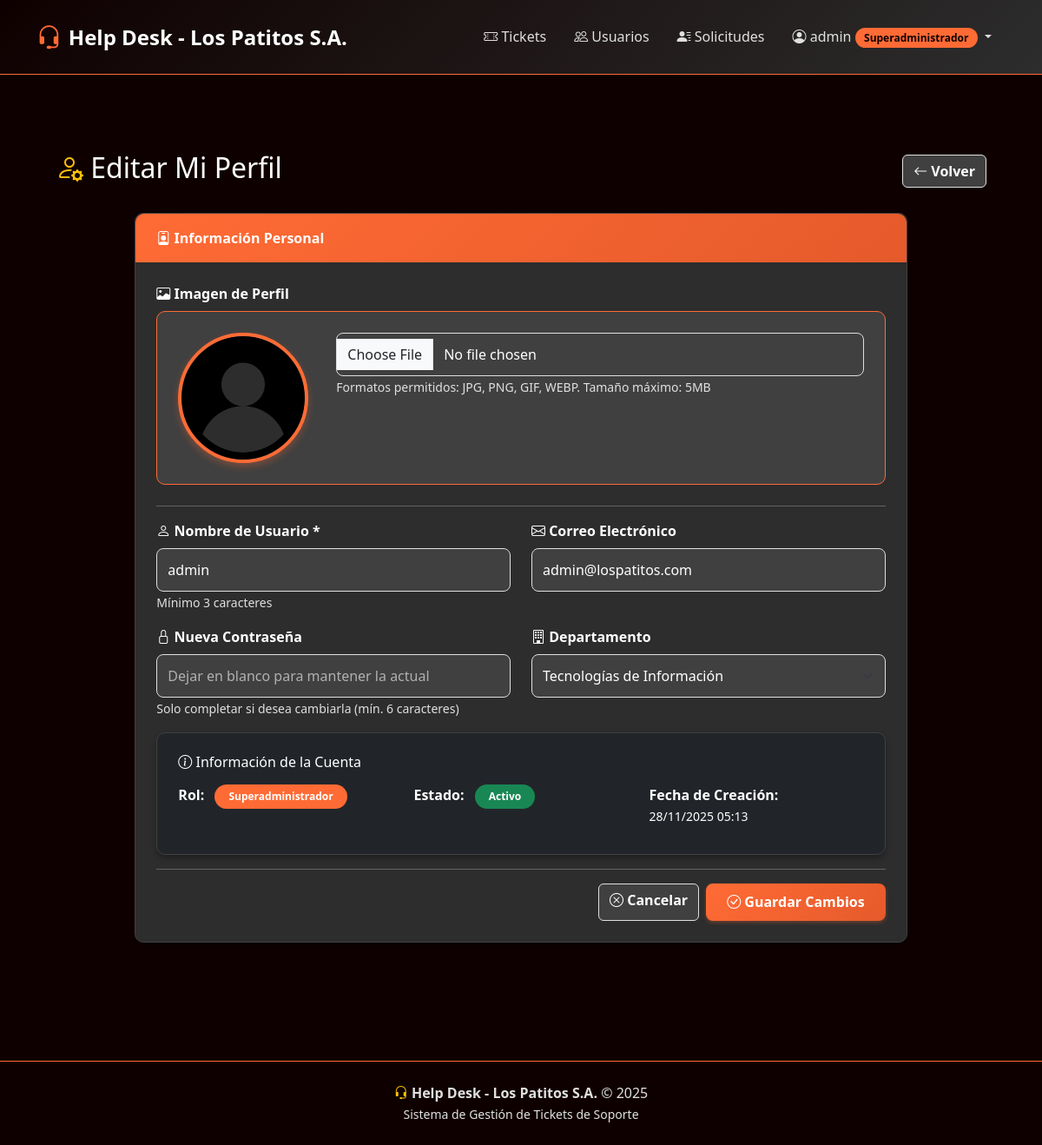
/perfil/edit (signed in), run on the app's committed database.
### tables this page shows
CREATE TABLE usuarios (
    id INT AUTO_INCREMENT PRIMARY KEY,
    username VARCHAR(50) NOT NULL UNIQUE,
    password VARCHAR(255) NOT NULL,
    rol_id INT NOT NULL,
    email VARCHAR(100) NULL,
    departamento_id INT NULL,
    activo BOOLEAN DEFAULT TRUE,
    fecha_creacion TIMESTAMP DEFAULT CURRENT_TIMESTAMP,
    fecha_actualizacion TIMESTAMP DEFAULT CURRENT_TIMESTAMP ON UPDATE CURRENT_TIMESTAMP,
    ultimo_acceso TIMESTAMP NULL,
    FOREIGN KEY (rol_id) REFERENCES roles(id),
    FOREIGN KEY (departamento_id) REFERENCES departamentos(id) ON DELETE SET NULL
);

CREATE TABLE departamentos (
    id INT AUTO_INCREMENT PRIMARY KEY,
    nombre VARCHAR(100) NOT NULL UNIQUE,
    descripcion TEXT NULL,
    activo BOOLEAN DEFAULT TRUE,
    fecha_creacion TIMESTAMP DEFAULT CURRENT_TIMESTAMP
);

CREATE TABLE roles (
    id INT AUTO_INCREMENT PRIMARY KEY,
    nombre VARCHAR(50) NOT NULL UNIQUE,
    descripcion TEXT NULL,
    nivel_acceso INT NOT NULL,
    activo BOOLEAN DEFAULT TRUE,
    fecha_creacion TIMESTAMP DEFAULT CURRENT_TIMESTAMP
);

### app/Views/perfil/edit.view.php (the view, shortened to what the rows shown need)
<?php require __DIR__ . '/../layouts/header.php'; ?>
<div class="container-fluid">
    <div class="row mb-4">
        <div class="col-md-12">
            <div class="d-flex justify-content-between align-items-center">
                <h2><i class="bi bi-person-gear text-warning"></i> Editar Mi Perfil</h2>
                <a href="/tickets" class="btn btn-secondary">
                    <i class="bi bi-arrow-left"></i> Volver
                </a>
            </div>
        </div>
    </div>
    <div class="row justify-content-center">
        <div class="col-md-10">
            <div class="card">
                <div class="card-header">
                    <i class="bi bi-person-badge"></i> Información Personal
                </div>
                <div class="card-body">
                    <form action="/perfil/update" method="POST" enctype="multipart/form-data">
                        <div class="row mb-4">
                            <div class="col-md-12">
                                <label class="form-label">
                                    <i class="bi bi-image"></i> Imagen de Perfil
                                </label>
                                <div class="profile-image-section">
                                    <div class="current-profile-image">
                                        <?php
                                        $imagenUrl = \App\Models\ImagenPerfil::getProfileImageUrl($user->id);
                                        ?>
                                        <img src="<?= $imagenUrl ?>"
                                             alt="Imagen de perfil actual"
                                             id="preview-image"
                                             class="profile-preview">
                                    </div>
                                    <div class="profile-image-actions">
                                        <div class="mb-2">
                                            <input type="file"
                                                   class="form-control"
                                                   id="profile_image"
                                                   name="profile_image"
                                                   accept="image/jpeg,image/png,image/gif,image/webp"
                                                   onchange="previewImage(event)">
                                            <small class="text-muted">
                                                Formatos permitidos: JPG, PNG, GIF, WEBP. Tamaño máximo: 5MB
                                            </small>
                                        </div>
                                    </div>
                                </div>
                            </div>
                        </div>
                        <hr>
                        <div class="row">
                            <div class="col-md-6 mb-3">
                                <label for="username" class="form-label">
                                    <i class="bi bi-person"></i> Nombre de Usuario *
                                </label>
                                <input type="text"
                                       class="form-control"
                                       id="username"
                                       name="username"
                                       value="<?= htmlspecialchars($user->username) ?>"
                                       required>
                                <small class="text-muted">Mínimo 3 caracteres</small>
                            </div>
                            <div class="col-md-6 mb-3">
                                <label for="email" class="form-label">
                                    <i class="bi bi-envelope"></i> Correo Electrónico
                                </label>
                                <input type="email"
                                       class="form-control"
                                       id="email"
                                       name="email"
                                       value="<?= htmlspecialchars($user->email ?? '') ?>">
                            </div>
                        </div>
                        <div class="row">
                            <div class="col-md-6 mb-3">
                                <label for="password" class="form-label">
                                    <i class="bi bi-lock"></i> Nueva Contraseña
                                </label>
                                <input type="password"
                                       class="form-control"
                                       id="password"
                                       name="password"
                                       placeholder="Dejar en blanco para mantener la actual">
                                <small class="text-muted">Solo completar si desea cambiarla (mín. 6 caracteres)</small>
                            </div>
                            <div class="col-md-6 mb-3">
                                <label for="departamento" class="form-label">
                                    <i class="bi bi-building"></i> Departamento
                                </label>
                                <select class="form-select" id="departamento" name="departamento">
                                    <?php foreach ($departamentos as $depto): ?>
                                        <option value="<?= $depto->id ?>"
                                                <?= ($user->departamento_id == $depto->id) ? 'selected' : '' ?>>
                                            <?= htmlspecialchars($depto->nombre) ?>
                                        </option>
                                    <?php endforeach; ?>
                                </select>
                            </div>
                        </div>
                        <div class="card bg-dark mb-3">
                            <div class="card-body">
                                <h6 class="mb-3">
                                    <i class="bi bi-info-circle"></i> Información de la Cuenta
                                </h6>
                                <div class="row">
                                    <div class="col-md-4">
                                        <p class="mb-2">
                                            <strong>Rol:</strong>
                                            <span class="badge badge-orange ms-2">
                                                <?= htmlspecialchars($user->rol) ?>
                                            </span>
                                        </p>
                                    </div>
                                    <div class="col-md-4">
                                        <p class="mb-2">
                                            <strong>Estado:</strong>
                                            <?php if ($user->activo): ?>
                                                <span class="badge bg-success ms-2">Activo</span>
                                            <?php else: ?>
                                                <span class="badge bg-secondary ms-2">Inactivo</span>
                                            <?php endif; ?>
                                        </p>
                                    </div>
                                    <div class="col-md-4">
                                        <p class="mb-2">
                                            <strong>Fecha de Creación:</strong><br>
                                            <small><?= date('d/m/Y H:i', strtotime($user->fecha_creacion)) ?></small>
                                        </p>
                                    </div>
                                </div>
                            </div>
                        </div>
                        <hr>
                        <div class="d-flex justify-content-end gap-2">
                            <a href="/tickets" class="btn btn-secondary">
                                <i class="bi bi-x-circle"></i> Cancelar
                            </a>
                            <button type="submit" class="btn btn-primary">
                                <i class="bi bi-check-circle"></i> Guardar Cambios
                            </button>
                        </div>
                    </form>
                </div>
            </div>
        </div>
    </div>
</div>
<?php require __DIR__ . '/../layouts/footer.php'; ?>

### app/Core/Router.php (shortened to what the rows shown need)
<?php
class Router
{
    protected $routes = [];
    public function add($method, $uri, $controller)
    {
        $this->routes[] = [
            'method' => $method,
            'uri' => $uri,
            'controller' => $controller
        ];
    }
    public function dispatch($uri, $method)
    {
        foreach ($this->routes as $route) {
            $pattern = preg_replace('/\{([a-zA-Z0-9_]+)\}/', '([^/]+)', $route['uri']);
            $pattern = "#^" . $pattern . "$#";
            if (preg_match($pattern, $uri, $matches) && $route['method'] === strtoupper($method)) {
                array_shift($matches);
                $this->callAction(
                    ...explode('@', $route['controller']),
                    params: $matches
                );
                return;
            }
        }
        throw new \Exception('No route found for this URI.');
    }
    protected function callAction($controller, $action, $params = [])
    {
        $controller = new $controller;
        return call_user_func_array([$controller, $action], $params);
    }
}

### app/Views/layouts/header.php (shortened to what the rows shown need)
<!DOCTYPE html>
<html lang="es">
<head>
    <link href="https://cdn.jsdelivr.net/npm/bootstrap@5.3.3/dist/css/bootstrap.min.css" rel="stylesheet"
>
    <link rel="stylesheet" href="https://cdn.jsdelivr.net/npm/bootstrap-icons@1.11.3/font/bootstrap-icons.min.css">
    <link rel="stylesheet" href="/css/styles.css">
</head>
<body>
    <header>
        <nav class="navbar navbar-expand-lg navbar-custom">
            <div class="container">
                <a class="navbar-brand" href="/">
                    <i class="bi bi-headset"></i>
                    <span>Help Desk - Los Patitos S.A.</span>
                </a>
                <div class="collapse navbar-collapse" id="navbarNav">
                    <ul class="navbar-nav ms-auto mb-2 mb-lg-0">
                        <?php if (isset($_SESSION['user'])): ?>
                            <li class="nav-item">
                                <a class="nav-link" href="/tickets">
                                    <i class="bi bi-ticket-perforated"></i> Tickets
                                </a>
                            </li>
                            <?php if ($_SESSION['user']['rol'] === 'Superadministrador'): ?>
                                <li class="nav-item">
                                    <a class="nav-link" href="/users">
                                        <i class="bi bi-people"></i> Usuarios
                                    </a>
                                </li>
                                <li class="nav-item">
                                    <a class="nav-link" href="/solicitudes">
                                        <i class="bi bi-person-lines-fill"></i> Solicitudes
                                    </a>
                                </li>
                            <?php endif; ?>
                            <li class="nav-item dropdown">
                                <a class="nav-link dropdown-toggle" href="#" role="button" data-bs-toggle="dropdown"
                                    aria-expanded="false">
                                    <?php
                                    require_once __DIR__ . '/../../Models/ImagenPerfil.php';
                                    $imagenUrl = \App\Models\ImagenPerfil::getProfileImageUrl($_SESSION['user']['id']);
                                    ?>
                                    <?php if ($imagenUrl !== '/img/default-avatar.png'): ?>
                                        <img src="<?= $imagenUrl ?>"
                                             alt="Perfil"
                                             style="width: 32px; height: 32px; border-radius: 50%; object-fit: cover; margin-right: 0.5rem; border: 2px solid var(--primary-orange);">
                                    <?php else: ?>
                                        <i class="bi bi-person-circle"></i>
                                    <?php endif; ?>
                                    <?= htmlspecialchars($_SESSION['user']['username']) ?>
                                    <span class="badge"><?= htmlspecialchars($_SESSION['user']['rol']) ?></span>
                                </a>
                            </li>
                        <?php endif; ?>
                    </ul>
                </div>
            </div>
        </nav>
    </header>
    <div class="container-fluid mt-4">

### app/Views/layouts/footer.php (shortened to what the rows shown need)
</div>
    <footer class="text-center py-4 mt-5">
        <div class="container">
            <p class="mb-0">
                <i class="bi bi-headset text-warning"></i>
                <strong>Help Desk - Los Patitos S.A.</strong> &copy; <?= date('Y') ?>
            </p>
            <small class="text-muted">Sistema de Gestión de Tickets de Soporte</small>
        </div>
    </footer>
</body>
</html>

### data on the page
usuarios: username "admin", email "admin@lospatitos.com", departamento "Tecnologías de Información", rol.nombre "Superadministrador", activo "Activo", fecha_creacion "28/11/2025 05:13"
